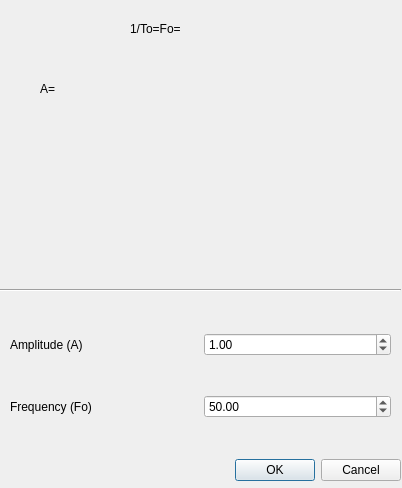
<?xml version="1.0" encoding="UTF-8"?>
<ui version="4.0">
 <class>NewSquareDialog</class>
 <widget class="QDialog" name="NewSquareDialog">
  <property name="geometry">
   <rect>
    <x>0</x>
    <y>0</y>
    <width>402</width>
    <height>488</height>
   </rect>
  </property>
  <property name="sizePolicy">
   <sizepolicy hsizetype="Fixed" vsizetype="Fixed">
    <horstretch>0</horstretch>
    <verstretch>0</verstretch>
   </sizepolicy>
  </property>
  <property name="minimumSize">
   <size>
    <width>402</width>
    <height>488</height>
   </size>
  </property>
  <property name="maximumSize">
   <size>
    <width>402</width>
    <height>488</height>
   </size>
  </property>
  <property name="windowTitle">
   <string>Periodic Known Signal-Square</string>
  </property>
  <property name="sizeGripEnabled">
   <bool>false</bool>
  </property>
  <widget class="QDialogButtonBox" name="buttonBox">
   <property name="geometry">
    <rect>
     <x>180</x>
     <y>450</y>
     <width>221</width>
     <height>41</height>
    </rect>
   </property>
   <property name="orientation">
    <enum>Qt::Horizontal</enum>
   </property>
   <property name="standardButtons">
    <set>QDialogButtonBox::Cancel|QDialogButtonBox::Ok</set>
   </property>
  </widget>
  <widget class="Line" name="line">
   <property name="geometry">
    <rect>
     <x>0</x>
     <y>280</y>
     <width>401</width>
     <height>20</height>
    </rect>
   </property>
   <property name="orientation">
    <enum>Qt::Horizontal</enum>
   </property>
  </widget>
  <widget class="QLabel" name="label">
   <property name="geometry">
    <rect>
     <x>-30</x>
     <y>10</y>
     <width>421</width>
     <height>281</height>
    </rect>
   </property>
   <property name="text">
    <string/>
   </property>
   <property name="pixmap">
    <pixmap resource="../assets/images/images.qrc">:/images/squareploted.png</pixmap>
   </property>
   <property name="scaledContents">
    <bool>true</bool>
   </property>
  </widget>
  <widget class="QWidget" name="">
   <property name="geometry">
    <rect>
     <x>10</x>
     <y>300</y>
     <width>381</width>
     <height>151</height>
    </rect>
   </property>
   <layout class="QVBoxLayout" name="verticalLayout">
    <item>
     <layout class="QHBoxLayout" name="horizontalLayout">
      <item>
       <widget class="QLabel" name="labelAmplitude">
        <property name="text">
         <string>Amplitude (A)</string>
        </property>
       </widget>
      </item>
      <item>
       <widget class="QDoubleSpinBox" name="doubleSpinBoxAmplitude">
        <property name="maximum">
         <double>1.100000000000000</double>
        </property>
        <property name="singleStep">
         <double>0.100000000000000</double>
        </property>
        <property name="value">
         <double>1.000000000000000</double>
        </property>
       </widget>
      </item>
     </layout>
    </item>
    <item>
     <layout class="QHBoxLayout" name="horizontalLayout_2">
      <item>
       <widget class="QLabel" name="labelFrequency">
        <property name="text">
         <string>Frequency (Fo)</string>
        </property>
       </widget>
      </item>
      <item>
       <widget class="QDoubleSpinBox" name="doubleSpinBoxFrecuency">
        <property name="maximum">
         <double>20000.000000000000000</double>
        </property>
        <property name="value">
         <double>50.000000000000000</double>
        </property>
       </widget>
      </item>
     </layout>
    </item>
   </layout>
  </widget>
  <widget class="QWidget" name="">
   <property name="geometry">
    <rect>
     <x>130</x>
     <y>20</y>
     <width>129</width>
     <height>18</height>
    </rect>
   </property>
   <layout class="QHBoxLayout" name="horizontalLayout_3">
    <item>
     <widget class="QLabel" name="label_2">
      <property name="text">
       <string>1/To=Fo=</string>
      </property>
     </widget>
    </item>
    <item>
     <widget class="QLabel" name="label_3">
      <property name="text">
       <string/>
      </property>
     </widget>
    </item>
   </layout>
  </widget>
  <widget class="QWidget" name="">
   <property name="geometry">
    <rect>
     <x>40</x>
     <y>80</y>
     <width>61</width>
     <height>18</height>
    </rect>
   </property>
   <layout class="QHBoxLayout" name="horizontalLayout_4">
    <item>
     <widget class="QLabel" name="label_4">
      <property name="text">
       <string>A=</string>
      </property>
     </widget>
    </item>
    <item>
     <widget class="QLabel" name="label_5">
      <property name="text">
       <string/>
      </property>
     </widget>
    </item>
   </layout>
  </widget>
  <zorder>buttonBox</zorder>
  <zorder>line</zorder>
  <zorder>labelAmplitude</zorder>
  <zorder>doubleSpinBoxAmplitude</zorder>
  <zorder>layoutWidget</zorder>
  <zorder>layoutWidget_2</zorder>
  <zorder>label_2</zorder>
  <zorder>label_3</zorder>
  <zorder>label_6</zorder>
  <zorder>label_2</zorder>
  <zorder>label_3</zorder>
  <zorder>label_4</zorder>
  <zorder>label_5</zorder>
  <zorder>label_6</zorder>
  <zorder>label_7</zorder>
  <zorder>label</zorder>
  <zorder>label_2</zorder>
  <zorder>label_3</zorder>
  <zorder>label_4</zorder>
  <zorder>label_5</zorder>
 </widget>
 <resources>
  <include location="../assets/images/images.qrc"/>
 </resources>
 <connections>
  <connection>
   <sender>buttonBox</sender>
   <signal>accepted()</signal>
   <receiver>NewSquareDialog</receiver>
   <slot>accept()</slot>
   <hints>
    <hint type="sourcelabel">
     <x>400</x>
     <y>450</y>
    </hint>
    <hint type="destinationlabel">
     <x>157</x>
     <y>274</y>
    </hint>
   </hints>
  </connection>
  <connection>
   <sender>buttonBox</sender>
   <signal>rejected()</signal>
   <receiver>NewSquareDialog</receiver>
   <slot>reject()</slot>
   <hints>
    <hint type="sourcelabel">
     <x>400</x>
     <y>450</y>
    </hint>
    <hint type="destinationlabel">
     <x>286</x>
     <y>274</y>
    </hint>
   </hints>
  </connection>
  <connection>
   <sender>doubleSpinBoxAmplitude</sender>
   <signal>valueChanged(double)</signal>
   <receiver>label_5</receiver>
   <slot>setNum(double)</slot>
   <hints>
    <hint type="sourcelabel">
     <x>282</x>
     <y>340</y>
    </hint>
    <hint type="destinationlabel">
     <x>85</x>
     <y>94</y>
    </hint>
   </hints>
  </connection>
  <connection>
   <sender>doubleSpinBoxFrecuency</sender>
   <signal>valueChanged(double)</signal>
   <receiver>label_3</receiver>
   <slot>setNum(double)</slot>
   <hints>
    <hint type="sourcelabel">
     <x>270</x>
     <y>415</y>
    </hint>
    <hint type="destinationlabel">
     <x>222</x>
     <y>31</y>
    </hint>
   </hints>
  </connection>
 </connections>
</ui>
